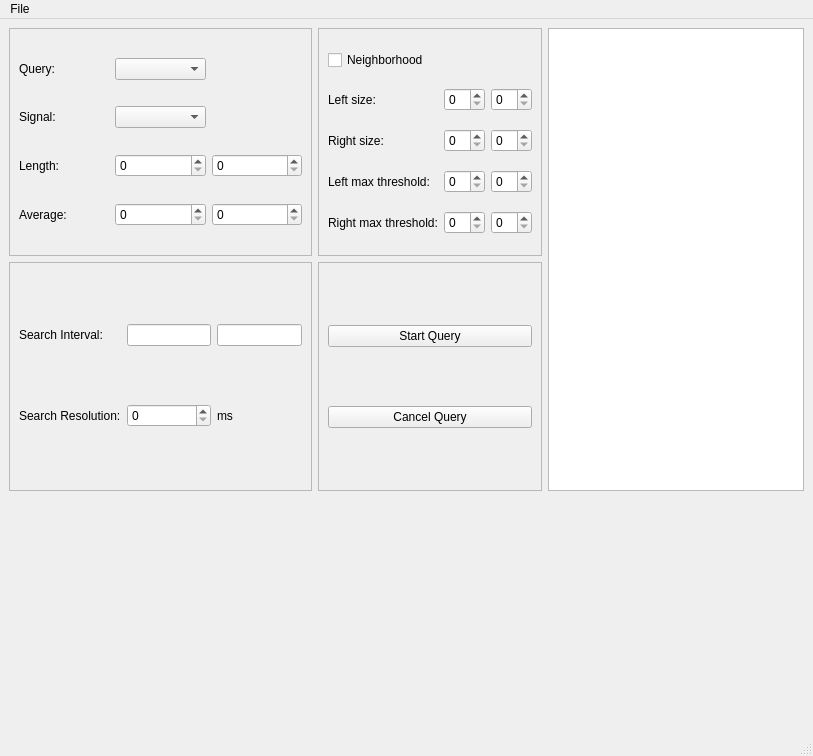
<?xml version="1.0" encoding="UTF-8"?>
<ui version="4.0">
 <class>MainWindow</class>
 <widget class="QMainWindow" name="MainWindow">
  <property name="geometry">
   <rect>
    <x>0</x>
    <y>0</y>
    <width>813</width>
    <height>756</height>
   </rect>
  </property>
  <property name="windowTitle">
   <string>MainWindow</string>
  </property>
  <widget class="QWidget" name="centralwidget">
   <layout class="QGridLayout" name="gridLayout">
    <item row="0" column="1">
     <widget class="QFrame" name="query_nb_frame">
      <property name="frameShape">
       <enum>QFrame::StyledPanel</enum>
      </property>
      <property name="frameShadow">
       <enum>QFrame::Raised</enum>
      </property>
      <layout class="QGridLayout" name="gridLayout_3">
       <item row="2" column="2">
        <widget class="QSpinBox" name="left_nb_max_size"/>
       </item>
       <item row="2" column="0">
        <widget class="QLabel" name="label">
         <property name="text">
          <string>Left size:</string>
         </property>
        </widget>
       </item>
       <item row="3" column="0">
        <widget class="QLabel" name="label_2">
         <property name="text">
          <string>Right size:</string>
         </property>
        </widget>
       </item>
       <item row="2" column="1">
        <widget class="QSpinBox" name="left_nb_min_size"/>
       </item>
       <item row="3" column="1">
        <widget class="QSpinBox" name="right_nb_min_size"/>
       </item>
       <item row="3" column="2">
        <widget class="QSpinBox" name="right_nb_max_size"/>
       </item>
       <item row="4" column="2">
        <widget class="QSpinBox" name="left_nb_thr_max"/>
       </item>
       <item row="5" column="0">
        <widget class="QLabel" name="label_5">
         <property name="text">
          <string>Right max threshold:</string>
         </property>
        </widget>
       </item>
       <item row="4" column="0">
        <widget class="QLabel" name="label_4">
         <property name="text">
          <string>Left max threshold:</string>
         </property>
        </widget>
       </item>
       <item row="4" column="1">
        <widget class="QSpinBox" name="left_nb_thr_min"/>
       </item>
       <item row="5" column="1">
        <widget class="QSpinBox" name="right_nb_thr_min"/>
       </item>
       <item row="5" column="2">
        <widget class="QSpinBox" name="right_nb_thr_max"/>
       </item>
       <item row="1" column="0">
        <widget class="QCheckBox" name="nb_checkbox">
         <property name="layoutDirection">
          <enum>Qt::LeftToRight</enum>
         </property>
         <property name="text">
          <string>Neighborhood</string>
         </property>
         <property name="checked">
          <bool>false</bool>
         </property>
         <property name="tristate">
          <bool>false</bool>
         </property>
        </widget>
       </item>
      </layout>
      <zorder>label</zorder>
      <zorder>label_2</zorder>
      <zorder>label_4</zorder>
      <zorder>left_nb_thr_min</zorder>
      <zorder>left_nb_thr_max</zorder>
      <zorder>right_nb_min_size</zorder>
      <zorder>left_nb_max_size</zorder>
      <zorder>right_nb_max_size</zorder>
      <zorder>label_5</zorder>
      <zorder>right_nb_thr_min</zorder>
      <zorder>right_nb_thr_max</zorder>
      <zorder>left_nb_min_size</zorder>
      <zorder>nb_checkbox</zorder>
     </widget>
    </item>
    <item row="1" column="1">
     <widget class="QFrame" name="frame_4">
      <property name="frameShape">
       <enum>QFrame::StyledPanel</enum>
      </property>
      <property name="frameShadow">
       <enum>QFrame::Raised</enum>
      </property>
      <layout class="QVBoxLayout" name="verticalLayout">
       <item>
        <widget class="QPushButton" name="start_button">
         <property name="text">
          <string>Start Query</string>
         </property>
        </widget>
       </item>
       <item>
        <widget class="QPushButton" name="cancel_button">
         <property name="text">
          <string>Cancel Query</string>
         </property>
        </widget>
       </item>
      </layout>
     </widget>
    </item>
    <item row="0" column="0">
     <widget class="QFrame" name="query_frame">
      <property name="frameShape">
       <enum>QFrame::StyledPanel</enum>
      </property>
      <property name="frameShadow">
       <enum>QFrame::Raised</enum>
      </property>
      <layout class="QGridLayout" name="gridLayout_2">
       <item row="2" column="2">
        <widget class="QSpinBox" name="max_size"/>
       </item>
       <item row="0" column="1">
        <widget class="QComboBox" name="query_type"/>
       </item>
       <item row="0" column="0">
        <widget class="QLabel" name="query_label">
         <property name="text">
          <string>Query:</string>
         </property>
        </widget>
       </item>
       <item row="2" column="0">
        <widget class="QLabel" name="length_label">
         <property name="text">
          <string>Length:</string>
         </property>
        </widget>
       </item>
       <item row="1" column="0">
        <widget class="QLabel" name="signal_label">
         <property name="text">
          <string>Signal:</string>
         </property>
        </widget>
       </item>
       <item row="1" column="1">
        <widget class="QComboBox" name="signal_type"/>
       </item>
       <item row="3" column="0">
        <widget class="QLabel" name="avg_label">
         <property name="text">
          <string>Average:</string>
         </property>
        </widget>
       </item>
       <item row="2" column="1">
        <widget class="QSpinBox" name="min_size"/>
       </item>
       <item row="3" column="1">
        <widget class="QSpinBox" name="min_avg"/>
       </item>
       <item row="3" column="2">
        <widget class="QSpinBox" name="max_avg"/>
       </item>
      </layout>
     </widget>
    </item>
    <item row="1" column="0">
     <widget class="QFrame" name="frame_3">
      <property name="frameShape">
       <enum>QFrame::StyledPanel</enum>
      </property>
      <property name="frameShadow">
       <enum>QFrame::Raised</enum>
      </property>
      <layout class="QGridLayout" name="gridLayout_4">
       <item row="0" column="1">
        <widget class="QLabel" name="label_3">
         <property name="text">
          <string>Search Interval:</string>
         </property>
        </widget>
       </item>
       <item row="1" column="1">
        <widget class="QLabel" name="label_6">
         <property name="text">
          <string>Search Resolution:</string>
         </property>
        </widget>
       </item>
       <item row="1" column="2">
        <widget class="QSpinBox" name="search_resolution"/>
       </item>
       <item row="1" column="3">
        <widget class="QLabel" name="label_7">
         <property name="text">
          <string>ms</string>
         </property>
        </widget>
       </item>
       <item row="0" column="2">
        <widget class="QLineEdit" name="left_search_bound"/>
       </item>
       <item row="0" column="3">
        <widget class="QLineEdit" name="right_search_bound"/>
       </item>
      </layout>
     </widget>
    </item>
    <item row="0" column="2" rowspan="2">
     <widget class="QListView" name="results_list">
      <property name="sizePolicy">
       <sizepolicy hsizetype="Fixed" vsizetype="Expanding">
        <horstretch>0</horstretch>
        <verstretch>0</verstretch>
       </sizepolicy>
      </property>
      <property name="horizontalScrollBarPolicy">
       <enum>Qt::ScrollBarAsNeeded</enum>
      </property>
     </widget>
    </item>
    <item row="2" column="0" colspan="3">
     <widget class="MplWidget" name="widget" native="true"/>
    </item>
   </layout>
  </widget>
  <widget class="QMenuBar" name="menubar">
   <property name="geometry">
    <rect>
     <x>0</x>
     <y>0</y>
     <width>813</width>
     <height>20</height>
    </rect>
   </property>
   <widget class="QMenu" name="menuFile">
    <property name="title">
     <string>File</string>
    </property>
    <addaction name="actionOpen"/>
    <addaction name="actionExit"/>
   </widget>
   <addaction name="menuFile"/>
  </widget>
  <widget class="QStatusBar" name="statusbar"/>
  <action name="actionOpen">
   <property name="text">
    <string>Open</string>
   </property>
  </action>
  <action name="actionExit">
   <property name="text">
    <string>Exit</string>
   </property>
  </action>
 </widget>
 <customwidgets>
  <customwidget>
   <class>MplWidget</class>
   <extends>QWidget</extends>
   <header>mplwidget.h</header>
   <container>1</container>
  </customwidget>
 </customwidgets>
 <resources/>
 <connections/>
</ui>
